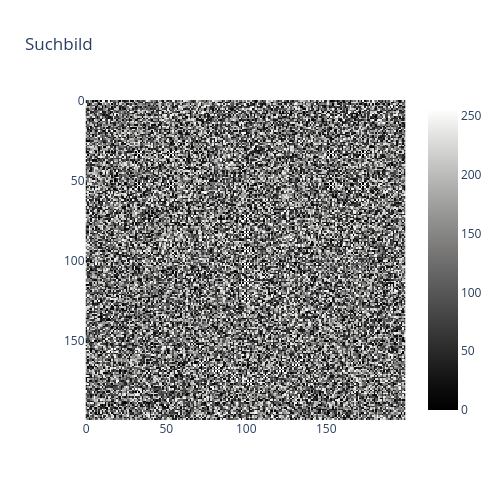
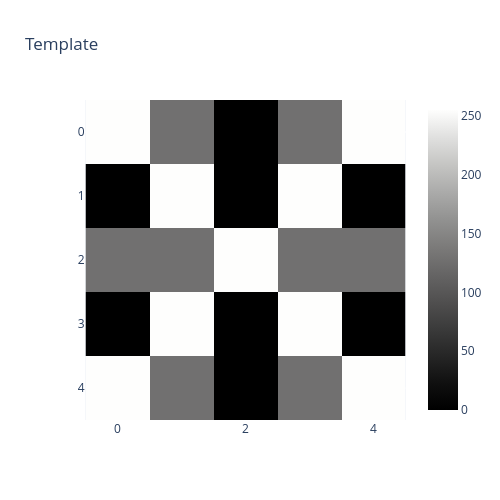
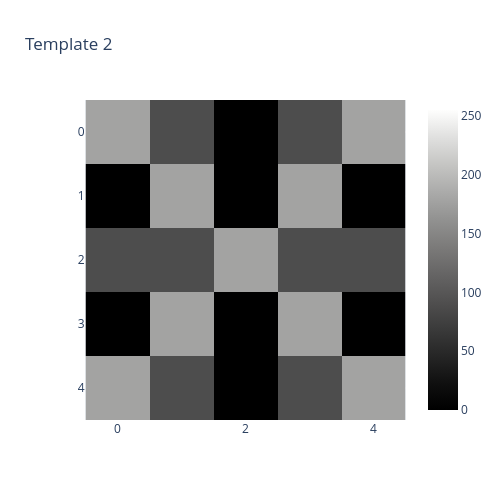

The cell these charts' notebook holds for them, in order:
### Markdown cell above
###### Bilddateien Laden:

Suchbild: `img`\
Template: `img_template` das Suchbild enthält exakt/Pixelgenau diese Struktur\
Template2: `img_template2` dieses Bild ist etwas dunkler. Das Muster ist im Suchbild enthalten, jedoch nicht die exakt Pixelgenaue Struktur.\

### Code cell
# Bilddateien einladen und anzeigen
img = cv2.imread(r'images/img_noise.bmp', cv2.IMREAD_GRAYSCALE)
img_template = cv2.imread(r'images/template.bmp', cv2.IMREAD_GRAYSCALE)
img_template2 = cv2.imread(r'images/template2.bmp', cv2.IMREAD_GRAYSCALE)

displayImagePlotly(img, title = 'Suchbild')
displayImagePlotly(img_template, title = 'Template')
displayImagePlotly(img_template2, title = 'Template 2')

### Figure 1 — Plotly figure (JSON) as saved in the notebook; plotly's stock layout.template omitted (floating-point values rounded to 4 significant figures; data arrays with more than 128 entries replaced by an {"elided": "..."} marker saying what was removed)
{"data": [{"coloraxis": "coloraxis", "hovertemplate": "x: %{x}<br>y: %{y}<br>color: %{z}<extra></extra>", "name": "0", "type": "heatmap", "xaxis": "x", "yaxis": "y", "z": {"elided": "200x200 int values"}}], "layout": {"coloraxis": {"cmax": 255, "cmin": 0, "colorscale": [[0, "rgb(0, 0, 0)"], [0.09091, "rgb(16, 16, 16)"], [0.1818, "rgb(38, 38, 38)"], [0.2727, "rgb(59, 59, 59)"], [0.3636, "rgb(81, 80, 80)"], [0.4545, "rgb(102, 101, 101)"], [0.5455, "rgb(124, 123, 122)"], [0.6364, "rgb(146, 146, 145)"], [0.7273, "rgb(171, 171, 170)"], [0.8182, "rgb(197, 197, 195)"], [0.9091, "rgb(224, 224, 223)"], [1, "rgb(254, 254, 253)"]]}, "height": 500, "title": {"text": "Suchbild"}, "width": 500, "xaxis": {"anchor": "y", "constrain": "domain", "domain": [0, 1], "scaleanchor": "y"}, "yaxis": {"anchor": "x", "autorange": "reversed", "constrain": "domain", "domain": [0, 1]}}}

### Figure 2 — Plotly figure (JSON) as saved in the notebook; plotly's stock layout.template omitted (floating-point values rounded to 4 significant figures)
{"data": [{"coloraxis": "coloraxis", "hovertemplate": "x: %{x}<br>y: %{y}<br>color: %{z}<extra></extra>", "name": "0", "type": "heatmap", "xaxis": "x", "yaxis": "y", "z": [[255, 128, 0, 128, 255], [0, 255, 0, 255, 0], [128, 128, 255, 128, 128], [0, 255, 0, 255, 0], [255, 128, 0, 128, 255]]}], "layout": {"coloraxis": {"cmax": 255, "cmin": 0, "colorscale": [[0, "rgb(0, 0, 0)"], [0.09091, "rgb(16, 16, 16)"], [0.1818, "rgb(38, 38, 38)"], [0.2727, "rgb(59, 59, 59)"], [0.3636, "rgb(81, 80, 80)"], [0.4545, "rgb(102, 101, 101)"], [0.5455, "rgb(124, 123, 122)"], [0.6364, "rgb(146, 146, 145)"], [0.7273, "rgb(171, 171, 170)"], [0.8182, "rgb(197, 197, 195)"], [0.9091, "rgb(224, 224, 223)"], [1, "rgb(254, 254, 253)"]]}, "height": 500, "title": {"text": "Template"}, "width": 500, "xaxis": {"anchor": "y", "constrain": "domain", "domain": [0, 1], "scaleanchor": "y"}, "yaxis": {"anchor": "x", "autorange": "reversed", "constrain": "domain", "domain": [0, 1]}}}

### Figure 3 — Plotly figure (JSON) as saved in the notebook; plotly's stock layout.template omitted (floating-point values rounded to 4 significant figures)
{"data": [{"coloraxis": "coloraxis", "hovertemplate": "x: %{x}<br>y: %{y}<br>color: %{z}<extra></extra>", "name": "0", "type": "heatmap", "xaxis": "x", "yaxis": "y", "z": [[178, 89, 0, 89, 178], [0, 178, 0, 178, 0], [89, 89, 178, 89, 89], [0, 178, 0, 178, 0], [178, 89, 0, 89, 178]]}], "layout": {"coloraxis": {"cmax": 255, "cmin": 0, "colorscale": [[0, "rgb(0, 0, 0)"], [0.09091, "rgb(16, 16, 16)"], [0.1818, "rgb(38, 38, 38)"], [0.2727, "rgb(59, 59, 59)"], [0.3636, "rgb(81, 80, 80)"], [0.4545, "rgb(102, 101, 101)"], [0.5455, "rgb(124, 123, 122)"], [0.6364, "rgb(146, 146, 145)"], [0.7273, "rgb(171, 171, 170)"], [0.8182, "rgb(197, 197, 195)"], [0.9091, "rgb(224, 224, 223)"], [1, "rgb(254, 254, 253)"]]}, "height": 500, "title": {"text": "Template 2"}, "width": 500, "xaxis": {"anchor": "y", "constrain": "domain", "domain": [0, 1], "scaleanchor": "y"}, "yaxis": {"anchor": "x", "autorange": "reversed", "constrain": "domain", "domain": [0, 1]}}}
